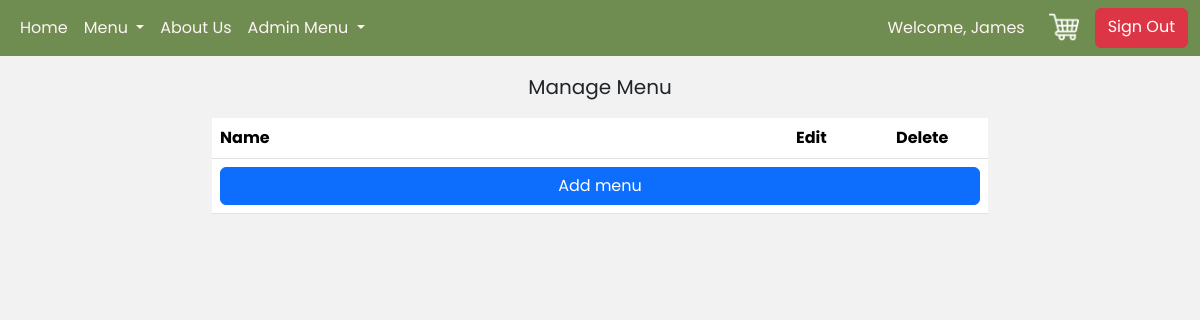
Before: /manage_menu.php (signed in) with the older database file.
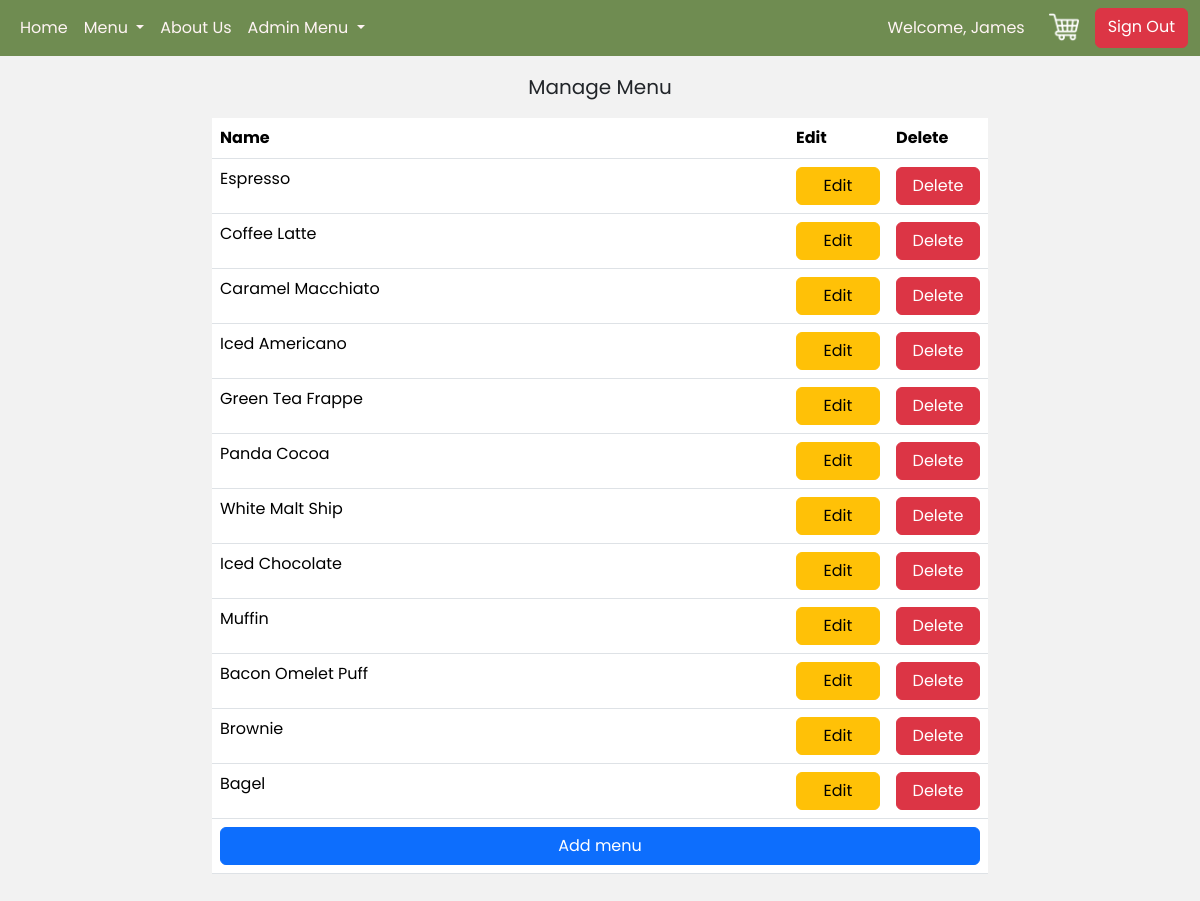
After: the same page with the newer database file.
### tables this page shows
CREATE TABLE `goods` (
  `goods_id` int(11) NOT NULL,
  `name` varchar(50) NOT NULL,
  `description` varchar(250) NOT NULL,
  `price` decimal(10,2) NOT NULL,
  `quantity` int(11) NOT NULL,
  `Coffee` varchar(50) NOT NULL,
  `img` varchar(255) NOT NULL
);

### manage_menu.php (the view, shortened to what this page needs)
<?php
    require_once "php/config.php";
?>
<!DOCTYPE html>
<html lang="en">
<head>
    <link rel="stylesheet" href="css/bootstrap.min.css">
    <link rel="stylesheet" href="style.css">
</head>
<body>
    <?php include_once "navbar.php" ?>
    <div class="container-fluid my-3">
        <div class="row">
            <div class="col col-md-1 col-lg-2">
            </div>
            <div class="col-12 col-md-10 col-lg-8">
                <p class="fs-5 text-center">Manage Menu</p>
                <div class="table-reponsive">
                    <table class="table table-hover">
                        <thead>
                            <tr>
                                <th>Name</th>
                                <th style="width: 100px;">Edit</th>
                                <th style="width: 100px;">Delete</th>
                            </tr>
                        </thead>
                        <tbody>
                            <?php
                                $query = "SELECT * FROM goods";
                                $result = mysqli_query($connect, $query);
                                if(mysqli_num_rows($result) >= 1) {
                                    while ($menu = mysqli_fetch_assoc($result)) {
                            ?>
                                <tr>
                                    <td><?= $menu['name']; ?></td>
                                    <td><a href="updateMenu.php?id=<?= $menu['menu_id']; ?>" class="btn btn-warning w-100">Edit</a></td>
                                    <td><a href="deleteMenu.php?id=<?= $menu['menu_id']; ?>" class="btn btn-danger w-100">Delete</a></td>
                                </tr>
                            <?php } } ?>
                            <tr>
                                <td colspan="3" align="center"><a href="createMenu.php" class="btn btn-primary w-100">Add menu</a></td>
                            </tr>
                        </tbody>
                    </table>
                </div>
            </div>
            <div class="col col-md-1 col-lg-2">
            </div>
        </div>
    </div>
</body>
</html>

Changed rows visible on the page:
added goods: name "Espresso"
added goods: name "Coffee Latte"
added goods: name "Caramel Macchiato"
added goods: name "Iced Americano"
added goods: name "Green Tea Frappe"
added goods: name "Panda Cocoa"
added goods: name "White Malt Ship"
added goods: name "Iced Chocolate"
added goods: name "Muffin"
added goods: name "Bacon Omelet Puff"
added goods: name "Brownie"
added goods: name "Bagel"
